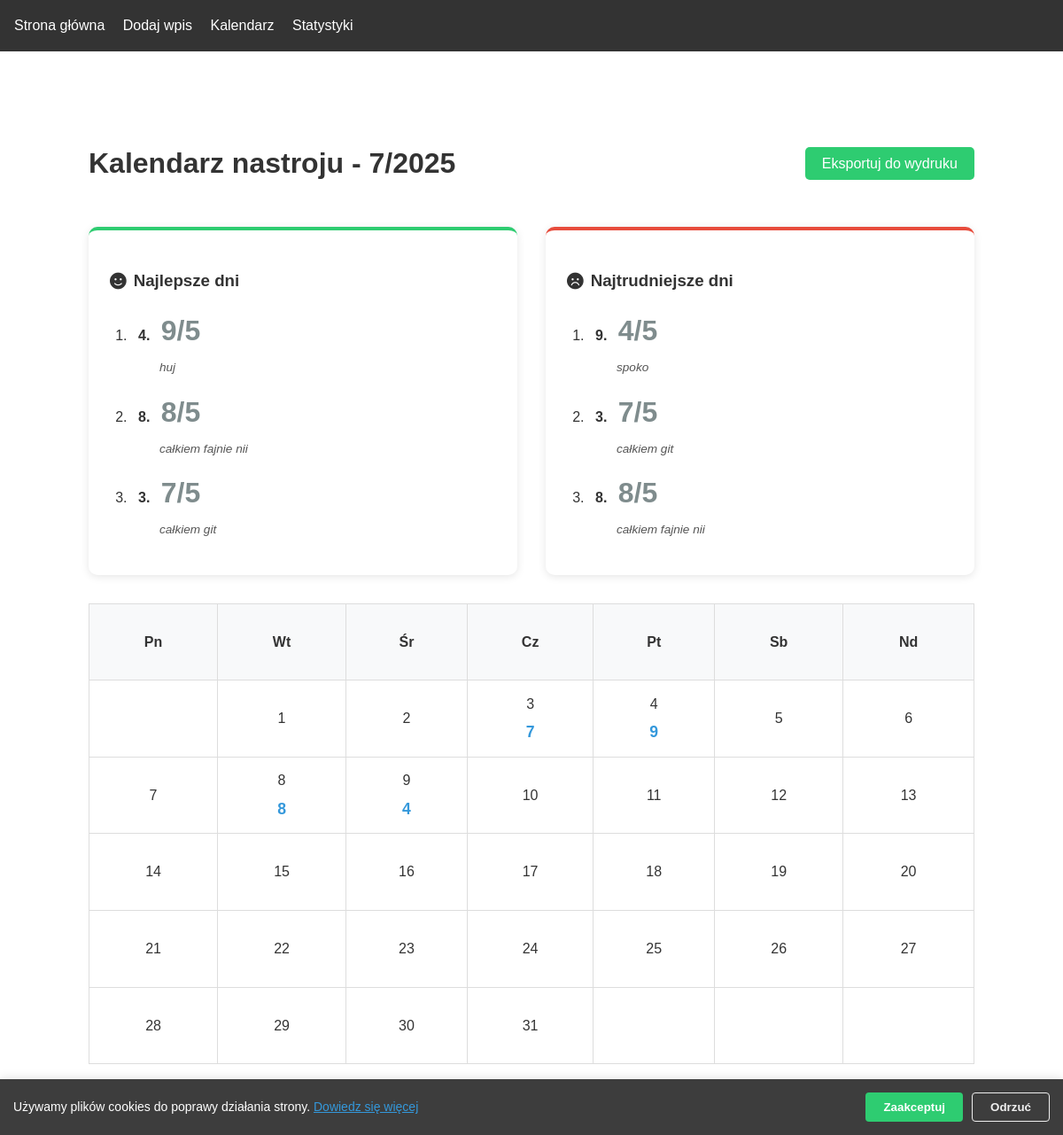
Page /calendar (signed in) on the committed database.
### models.py (models this page shows)
class MoodEntry(db.Model):
    id = db.Column(db.Integer, primary_key=True)
    date = db.Column(db.Date, nullable=False, default=datetime.utcnow)
    mood_score = db.Column(db.Integer, nullable=False)
    notes = db.Column(db.Text)
    user_id = db.Column(db.Integer, db.ForeignKey('user.id'), nullable=False)

### app.py (the view)
@app.route('/calendar')
@login_required
def show_calendar():
    year = datetime.now().year
    month = datetime.now().month
    entries = MoodEntry.query.filter(
        MoodEntry.user_id == current_user.id,
        db.extract('year', MoodEntry.date) == year,
        db.extract('month', MoodEntry.date) == month
    ).all()
    mood_calendar = {}
    mood_entries = []  # Do sortowania
    for entry in entries:
        mood_calendar[entry.date.day] = entry.mood_score
        mood_entries.append({
            'day': entry.date.day,
            'score': entry.mood_score,
            'notes': entry.notes
        })
    mood_entries_sorted = sorted(mood_entries, key=lambda x: x['score'])
    worst_days = mood_entries_sorted[:3]  # 3 najgorsze dni
    best_days = mood_entries_sorted[-3:]  # 3 najlepsze dni
    best_days.reverse()  # Od najlepszego
    cal = calendar.monthcalendar(year, month)
    return render_template('calendar.html',
                           calendar=cal,
                           year=year,
                           month=month,
                           mood_calendar=mood_calendar,
                           best_days=best_days,
                           worst_days=worst_days)

### app.py (called while the page is built)
@login_manager.user_loader
def load_user(user_id):
    return User.query.get(int(user_id))

### templates/calendar.html (shortened to what this page needs)
{% extends "base.html" %}
{% block content %}
<div class="calendar-container">
    <div class="calendar-header">
        <h1>Kalendarz nastroju - {{ month }}/{{ year }}</h1>
        <button onclick="printCalendar()" class="btn-print">Eksportuj do wydruku</button>
    </div>
    <div class="mood-summary">
        <div class="summary-box best-days">
            <h3><i class="fas fa-smile"></i> Najlepsze dni</h3>
            <ol>
                {% for day in best_days %}
                <li>
                    <span class="day">{{ day.day }}.</span>
                    <span class="score">{{ day.score }}/5</span>
                    {% if day.notes %}<p class="notes">{{ day.notes }}</p>{% endif %}
                </li>
                {% else %}
                <li>Brak danych</li>
                {% endfor %}
            </ol>
        </div>
        <div class="summary-box worst-days">
            <h3><i class="fas fa-frown"></i> Najtrudniejsze dni</h3>
            <ol>
                {% for day in worst_days %}
                <li>
                    <span class="day">{{ day.day }}.</span>
                    <span class="score">{{ day.score }}/5</span>
                    {% if day.notes %}<p class="notes">{{ day.notes }}</p>{% endif %}
                </li>
                {% else %}
                <li>Brak danych</li>
                {% endfor %}
            </ol>
        </div>
    </div>
    <table class="calendar" id="calendar-to-print">
        <thead>
            <tr>
                <th>Pn</th>
                <th>Wt</th>
                <th>Śr</th>
                <th>Cz</th>
                <th>Pt</th>
                <th>Sb</th>
                <th>Nd</th>
            </tr>
        </thead>
        <tbody>
            {% for week in calendar %}
                <tr>
                    {% for day in week %}
                        <td>
                            {% if day != 0 %}
                                {{ day }}
                                {% if day in mood_calendar %}
                                    <div class="mood-score">{{ mood_calendar[day] }}</div>
                                {% endif %}
                            {% endif %}
                        </td>
                    {% endfor %}
                </tr>
            {% endfor %}
        </tbody>
    </table>
</div>
{% endblock %}

### static/style.css (style rules this page uses)
body { font-family: Arial, sans-serif; line-height: 1.6; margin: 0; padding: 0; color: #333; }
.calendar { width: 100%; border-collapse: collapse; }
.calendar th, .calendar td { border: 1px solid #ddd; padding: 0.5rem; text-align: center; }
.calendar td { height: 60px; vertical-align: top; }
.mood-score { font-weight: bold; color: #007bff; }
.score { font-size: 2rem; color: #007bff; font-weight: bold; }
.mood-score { color: #3498db; font-weight: bold; }
.calendar-container { max-width: 1000px; margin: 2rem auto; padding: 1rem; }
.calendar-header { display: flex; justify-content: space-between; align-items: center; margin-bottom: 1.5rem; }
.btn-print { background: #2ecc71; color: white; border: none; padding: 0.6rem 1.2rem; border-radius: 5px; cursor: pointer; font-size: 1rem; transition: background 0.3s; }
.calendar th, .calendar td { border: 1px solid #ddd; padding: 0.8rem; text-align: center; height: 60px; vertical-align: middle; }
.calendar th { background-color: #f8f9fa; }
.mood-score { font-weight: bold; color: #3498db; margin-top: 5px; font-size: 1.1rem; }
.mood-summary { display: flex; gap: 2rem; margin-bottom: 2rem; flex-wrap: wrap; }
.summary-box { flex: 1; min-width: 250px; background: white; padding: 1.5rem; border-radius: 10px; box-shadow: 0 2px 10px rgba(0,0,0,0.1); }
.summary-box h3 { color: #333; margin-bottom: 1rem; display: flex; align-items: center; gap: 0.5rem; }
.best-days { border-top: 4px solid #2ecc71; }
.worst-days { border-top: 4px solid #e74c3c; }
.summary-box ol { padding-left: 1.5rem; }
.summary-box li { margin-bottom: 0.8rem; padding-left: 0.5rem; }
.summary-box .day { font-weight: bold; margin-right: 0.5rem; }
.summary-box .score { color: #7f8c8d; }
.summary-box .notes { font-size: 0.85rem; color: #555; margin-top: 0.3rem; padding-left: 1.5rem; font-style: italic; }

### rows in the picture
MoodEntry: day "4", score "9", notes "huj"
MoodEntry: day "8", score "8", notes "całkiem fajnie nii"
MoodEntry: day "3", score "7", notes "całkiem git"
MoodEntry: day "9", score "4", notes "spoko"

### other values in the picture
{{ day }} "1" "2" "3" "4" "5" "6" "7" "8" "9" "10" "11" "12" "13" "14" "15" "16" "17" "18" "19" "20" "21" "22" "23" "24" "25" "26" "27" "28" "29" "30" "31"
{{ mood_calendar[day] }} "7" "9" "8" "4"
